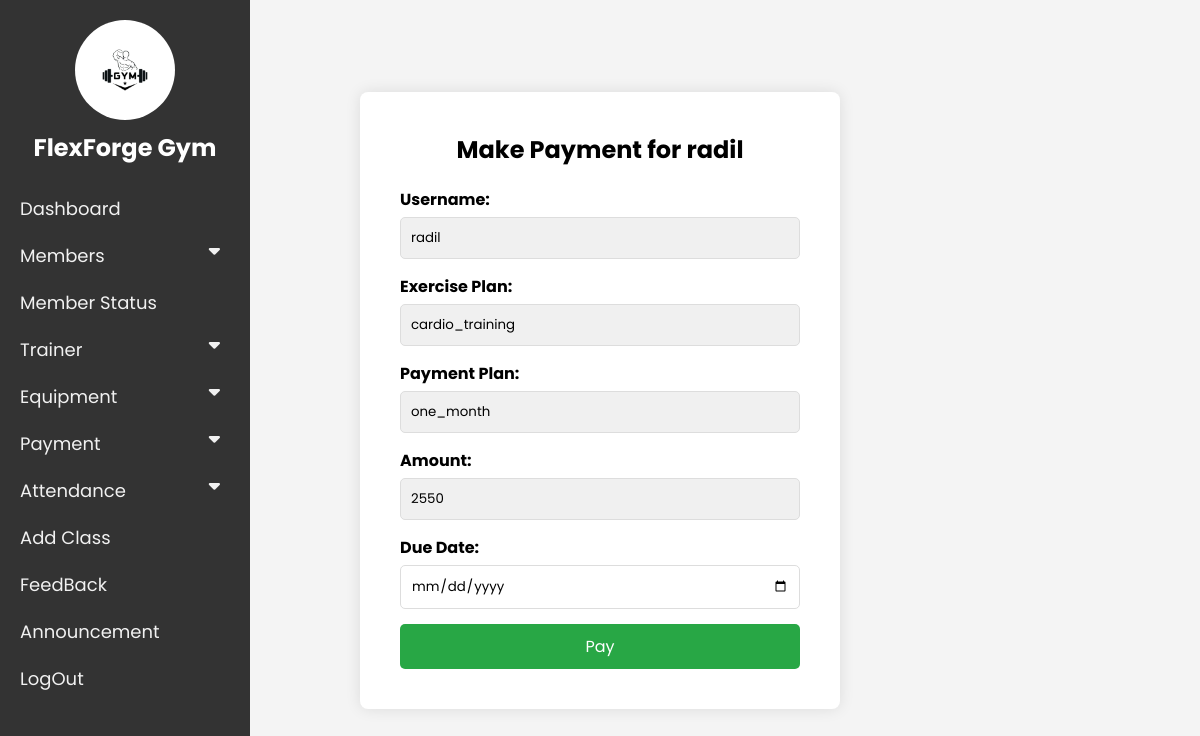
Page /admin/make_payment_2.php?member_id=2 on the committed database.
### tables this page shows
CREATE TABLE IF NOT EXISTS `memberregister` (
  `member_id` int NOT NULL AUTO_INCREMENT,
  `fullname` varchar(255) DEFAULT NULL,
  `username` varchar(255) DEFAULT NULL,
  `password` varchar(255) DEFAULT NULL,
  `dob` date DEFAULT NULL,
  `gender` varchar(10) DEFAULT NULL,
  `registration_date` date DEFAULT NULL,
  `contact` varchar(15) DEFAULT NULL,
  `email` varchar(255) DEFAULT NULL,
  `address` text,
  `exercise_plan` varchar(255) DEFAULT NULL,
  `payment_plan` varchar(255) DEFAULT NULL,
  PRIMARY KEY (`member_id`)
);

### admin/make_payment_2.php (the view, shortened to what this page needs)
<?php
include '../Components/DatabaseConnection.php';
include 'dashboard.php';
$member_id = isset($_GET['member_id']) ? intval($_GET['member_id']) : 0;
if ($member_id > 0) {
    $sql = "SELECT m.username, m.exercise_plan, m.payment_plan
            FROM memberregister AS m
            WHERE m.member_id = ?";
    $stmt = $conn->prepare($sql);
    $stmt->bind_param('i', $member_id);
    $stmt->execute();
    $result = $stmt->get_result();
    $member = $result->fetch_assoc();
} else {
    die('Invalid member ID');
}
?>
<!DOCTYPE html>
<html lang="en">
<head>
</head>
<body>
<div class="payment-form-container">
    <h1>Make Payment for <?php echo htmlspecialchars($member['username']); ?></h1>
    <form action="process_payment.php" method="POST">
        <label for="username">Username:</label>
        <input type="text" name="username" value="<?php echo htmlspecialchars($member['username']); ?>" readonly>
        <label for="exercise_plan">Exercise Plan:</label>
        <input type="text" name="exercise_plan" value="<?php echo htmlspecialchars($member['exercise_plan']); ?>" readonly>
        <label for="payment_plan">Payment Plan:</label>
        <input type="text" name="payment_plan" value="<?php echo htmlspecialchars($member['payment_plan']); ?>" readonly>
        <label for="amount">Amount:</label>
        <input type="text" id="amount" name="amount" readonly>
        <label for="due_date">Due Date:</label>
        <input type="date" name="due_date" required>
        <button type="submit">Pay</button>
    </form>
</div>
</body>
</html>

### css/dashboard.css (style rules this page uses)
* { font-family: "Poppins", sans-serif; margin: 0; padding: 0; }
body { padding-left: 200px; }

### admin/dashboard.php (style rules this page uses)
body { font-family: 'Poppins', sans-serif; margin: 0; padding: 0; background-color: #f0f0f0; }

### admin/make_payment_2.php (style rules this page uses)
body { font-family: Arial, sans-serif; background-color: #f4f4f4; margin: 0; padding: 0; display: flex; justify-content: center; align-items: center; height: 100vh; }
.payment-form-container { background-color: #fff; padding: 40px; box-shadow: 0 0 15px rgba(0, 0, 0, 0.1); border-radius: 8px; width: 400px; }
h1 { text-align: center; font-size: 24px; margin-bottom: 20px; }
label { font-weight: bold; display: block; margin-bottom: 5px; }
input[type="text"], input[type="date"] { width: 100%; padding: 10px; margin-bottom: 15px; border: 1px solid #ddd; border-radius: 5px; box-sizing: border-box; }
input[readonly] { background-color: #f0f0f0; }
button { width: 100%; padding: 10px; background-color: #28a745; color: #fff; border: none; border-radius: 5px; cursor: pointer; font-size: 16px; }

### rows in the picture
memberregister: username "radil", exercise_plan "cardio_training", payment_plan "one_month"
